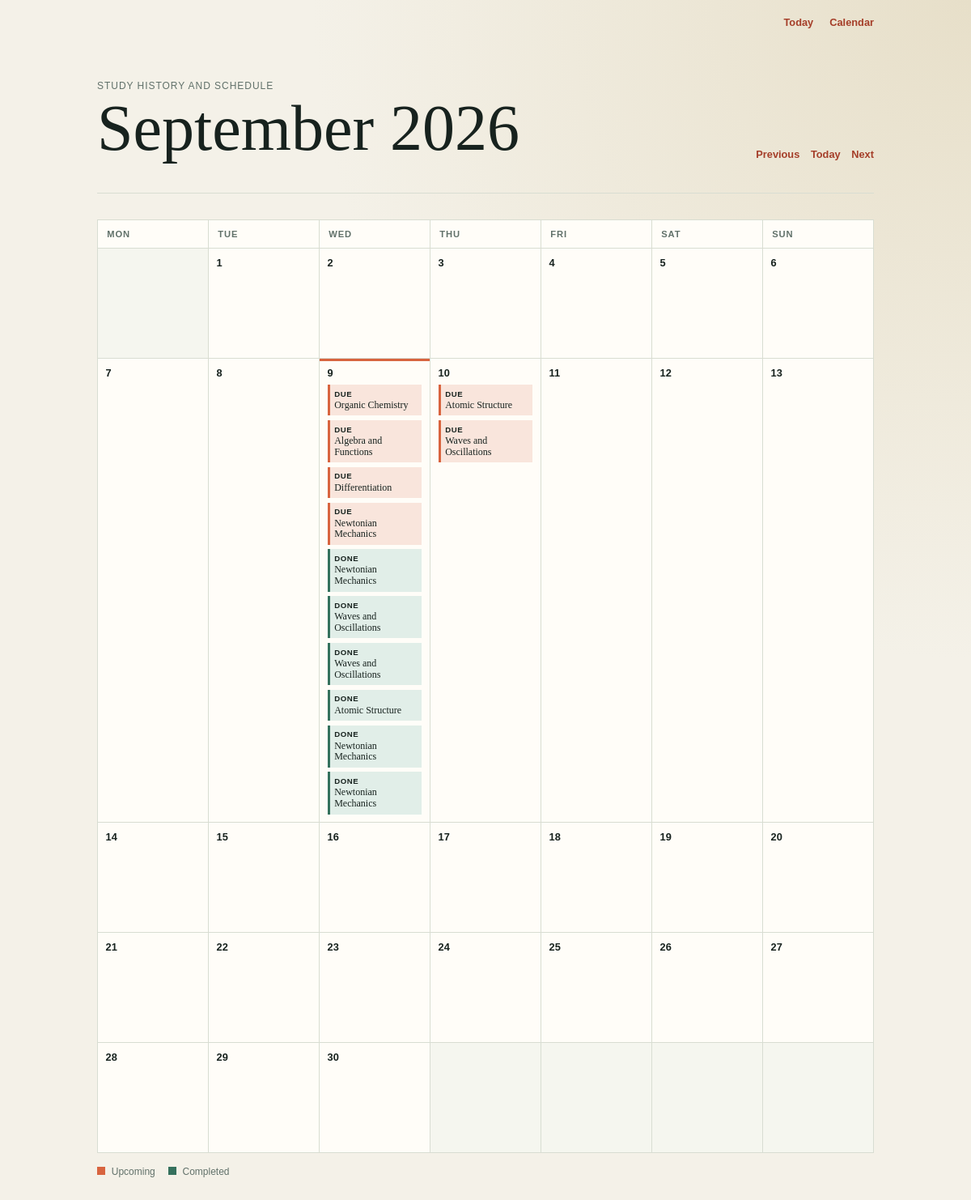
/calendar, run on the app's committed database.
### app.py (models this page shows, shortened)
class Topic(db.Model):
    __tablename__ = 'topics'
    id = db.Column(db.Integer, primary_key=True)
    subject = db.Column(db.String(100), nullable=False)       # e.g., "Physics"
    title = db.Column(db.String(150), nullable=False)         # e.g., "Newtonian Mechanics"
    interval = db.Column(db.Integer, default=0)               # Days until next review
    repetition = db.Column(db.Integer, default=0)             # Successful review streak
    ease_factor = db.Column(db.Float, default=2.5)            # Interval multiplier
    due_date = db.Column(db.DateTime, default=utc_now_naive) # When it should appear on the to-do list
    reviews = db.relationship('Review', back_populates='topic', cascade='all, delete-orphan')
    def review(self, grade, reviewed_at=None):
        """Apply an SM-2 review grade and schedule the next review."""
        if grade not in {1, 3, 5}:
            raise ValueError('grade must be 1, 3, or 5')
        quality_gap = 5 - grade
        self.ease_factor = max(
            1.3,
            self.ease_factor + 0.1 - quality_gap * (0.08 + quality_gap * 0.02),
        )
        if grade == 1:
            self.repetition = 0
            self.interval = 1
        elif self.repetition == 0:
            self.repetition = 1
            self.interval = 1
        elif self.repetition == 1:
            self.repetition = 2
            self.interval = 6
        else:
            self.interval = max(1, round(self.interval * self.ease_factor))
            self.repetition += 1
        review_start = reviewed_at or utc_now_naive()
        self.due_date = review_start + timedelta(days=self.interval)

class Review(db.Model):
    __tablename__ = 'reviews'
    id = db.Column(db.Integer, primary_key=True)
    topic_id = db.Column(db.Integer, db.ForeignKey('topics.id'), nullable=False)
    grade = db.Column(db.Integer, nullable=False)
    reviewed_at = db.Column(db.DateTime, default=utc_now_naive, nullable=False)
    topic = db.relationship('Topic', back_populates='reviews')

### app.py (the view)
@app.route('/calendar')
def calendar_view():
    today = local_now().date()
    try:
        year = int(request.args.get('year', today.year))
        month = int(request.args.get('month', today.month))
        month_start = date(year, month, 1)
    except (TypeError, ValueError):
        abort(400, description='Invalid calendar month.')
    month_end = date(
        year, month, calendar_module.monthrange(year, month)[1]
    )
    local_range_start = datetime.combine(
        month_start, datetime.min.time(), tzinfo=LOCAL_TIMEZONE
    )
    local_range_end = datetime.combine(
        month_end + timedelta(days=1), datetime.min.time(), tzinfo=LOCAL_TIMEZONE
    )
    range_start = local_datetime_to_utc_naive(local_range_start)
    range_end = local_datetime_to_utc_naive(local_range_end)
    due_topics = Topic.query.filter(
        Topic.due_date >= range_start,
        Topic.due_date < range_end,
    ).order_by(Topic.due_date.asc()).all()
    reviews = Review.query.filter(
        Review.reviewed_at >= range_start,
        Review.reviewed_at < range_end,
    ).order_by(Review.reviewed_at.asc()).all()
    due_by_date = defaultdict(list)
    for topic in due_topics:
        due_by_date[utc_naive_to_local_date(topic.due_date)].append(topic)
    reviews_by_date = defaultdict(list)
    for review in reviews:
        reviews_by_date[utc_naive_to_local_date(review.reviewed_at)].append(review)
    weeks = []
    for week in calendar_module.monthcalendar(year, month):
        days = []
        for day_number in week:
            day = date(year, month, day_number) if day_number else None
            days.append(day)
        weeks.append(days)
    previous_month = month_start - timedelta(days=1)
    next_month = month_end + timedelta(days=1)
    return render_template(
        'calendar.html',
        month_name=month_start.strftime('%B %Y'),
        weeks=weeks,
        today=today,
        due_by_date=due_by_date,
        reviews_by_date=reviews_by_date,
        previous_month=previous_month,
        next_month=next_month,
    )

### app.py (called while the page is built)
def local_now():
    return datetime.now(timezone.utc).astimezone(LOCAL_TIMEZONE)

def local_datetime_to_utc_naive(value):
    return value.astimezone(timezone.utc).replace(tzinfo=None)

def utc_naive_to_local_date(value):
    return value.replace(tzinfo=timezone.utc).astimezone(LOCAL_TIMEZONE).date()

### templates/calendar.html (shortened to what this page needs)
{% extends "layout.html" %}
{% block content %}
    <main class="calendar-page">
        <header class="calendar-header">
            <div>
                <p class="eyebrow">Study history and schedule</p>
                <h1>{{ month_name }}</h1>
            </div>
            <div class="month-nav" aria-label="Change month">
                <a href="{{ url_for('calendar_view', year=previous_month.year, month=previous_month.month) }}">Previous</a>
                <a href="{{ url_for('calendar_view') }}">Today</a>
                <a href="{{ url_for('calendar_view', year=next_month.year, month=next_month.month) }}">Next</a>
            </div>
        </header>
        <section class="calendar" aria-label="{{ month_name }} study calendar">
            <div class="weekday-row">
                {% for weekday in ('Monday', 'Tuesday', 'Wednesday', 'Thursday', 'Friday', 'Saturday', 'Sunday') %}
                    <div class="weekday">{{ weekday[:3] }}</div>
                {% endfor %}
            </div>
            {% for week in weeks %}
                <div class="calendar-week">
                    {% for day in week %}
                        <div class="calendar-day{% if not day %} outside-month{% endif %}{% if day == today %} today{% endif %}">
                            {% if day %}
                                <time datetime="{{ day.isoformat() }}" class="day-number">{{ day.day }}</time>
                                {% for topic in due_by_date.get(day, []) %}
                                    <div class="calendar-item upcoming topic-trigger" role="button" tabindex="0"
                                        data-topic-id="{{ topic.id }}"
                                        data-title="{{ topic.title }}"
                                        data-subject="{{ topic.subject }}"
                                        data-review-date="{{ day.isoformat() }}"
                                        data-repetition="{{ topic.repetition }}"
                                        data-interval="{{ topic.interval }}"
                                        data-ease-factor="{{ '%.2f'|format(topic.ease_factor) }}">
                                        <span class="item-label">Due</span>
                                        <span>{{ topic.title }}</span>
                                    </div>
                                {% endfor %}
                                {% for review in reviews_by_date.get(day, []) %}
                                    <div class="calendar-item completed topic-trigger" role="button" tabindex="0"
                                        data-topic-id="{{ review.topic.id }}"
                                        data-title="{{ review.topic.title }}"
                                        data-subject="{{ review.topic.subject }}"
                                        data-review-date="{{ day.isoformat() }}"
                                        data-repetition="{{ review.topic.repetition }}"
                                        data-interval="{{ review.topic.interval }}"
                                        data-ease-factor="{{ '%.2f'|format(review.topic.ease_factor) }}">
                                        <span class="item-label">Done</span>
                                        <span>{{ review.topic.title }}</span>
                                    </div>
                                {% endfor %}
                            {% endif %}
                        </div>
                    {% endfor %}
                </div>
            {% endfor %}
        </section>
        <div class="calendar-key" aria-label="Calendar legend">
            <span><i class="key-swatch upcoming-swatch"></i> Upcoming</span>
            <span><i class="key-swatch completed-swatch"></i> Completed</span>
        </div>
    </main>
{% endblock %}

### static/style.css (style rules this page uses)
* { box-sizing: border-box; }
:root { --ink: #17221e; --muted: #61716a; --paper: #f4f1e8; --surface: #fffdf8; --line: #d8ddd2; --accent: #d8643f; --accent-dark: #a53e29; }
body { margin: 0; color: var(--ink); background: radial-gradient(circle at top right, #e7dfc9, var(--paper) 42%); font-family: Georgia, "Times New Roman", serif; }
.site-nav a, .month-nav a { color: var(--accent-dark); text-decoration: none; }
main { width: min(760px, calc(100% - 2rem)); margin: 0 auto; padding: 4rem 0; }
header { border-bottom: 1px solid var(--line); padding-bottom: 2rem; }
.eyebrow, .subject, .meta { margin: 0; color: var(--muted); font-family: "Trebuchet MS", sans-serif; font-size: 0.75rem; letter-spacing: 0.08em; text-transform: uppercase; }
h1 { margin: 0.45rem 0 0.6rem; font-size: clamp(2.5rem, 8vw, 5rem); font-weight: 400; line-height: 0.95; }
.calendar-page { width: min(960px, calc(100% - 2rem)); }
.calendar-header { display: flex; align-items: end; justify-content: space-between; gap: 1rem; }
.month-nav { display: flex; gap: 0.85rem; padding-bottom: 0.5rem; font: 600 0.8rem "Trebuchet MS", sans-serif; }
.calendar { margin-top: 2rem; border-top: 1px solid var(--line); border-left: 1px solid var(--line); background: var(--surface); }
.weekday-row, .calendar-week { display: grid; grid-template-columns: repeat(7, minmax(0, 1fr)); }
.weekday { padding: 0.7rem; border-right: 1px solid var(--line); border-bottom: 1px solid var(--line); color: var(--muted); font: 600 0.7rem "Trebuchet MS", sans-serif; letter-spacing: 0.08em; text-transform: uppercase; }
.calendar-day { min-height: 8.5rem; padding: 0.6rem; border-right: 1px solid var(--line); border-bottom: 1px solid var(--line); }
.calendar-day.outside-month { background: rgba(216, 221, 210, 0.25); }
.calendar-day.today { box-shadow: inset 0 3px 0 var(--accent); }
.day-number { display: block; margin-bottom: 0.45rem; font: 600 0.8rem "Trebuchet MS", sans-serif; }
.calendar-item { display: grid; gap: 0.15rem; margin-top: 0.35rem; padding: 0.35rem; font-size: 0.75rem; line-height: 1.15; }
.topic-trigger { cursor: pointer; }
.calendar-item.upcoming { border-left: 3px solid var(--accent); background: #f9e5dc; }
.calendar-item.completed { border-left: 3px solid #35715d; background: #e1eee8; }
.item-label { font: 600 0.6rem "Trebuchet MS", sans-serif; letter-spacing: 0.06em; text-transform: uppercase; }
.calendar-key { display: flex; gap: 1rem; margin-top: 1rem; color: var(--muted); font: 0.75rem "Trebuchet MS", sans-serif; }
.key-swatch { display: inline-block; width: 0.65rem; height: 0.65rem; margin-right: 0.25rem; }
.upcoming-swatch { background: var(--accent); }
.completed-swatch { background: #35715d; }

### data on the page
Topic: title "Organic Chemistry"
Topic: title "Algebra and Functions"
Topic: title "Differentiation"
Topic: title "Newtonian Mechanics"
Review: topic "Newtonian Mechanics"
Review: topic "Waves and Oscillations"
Review: topic "Waves and Oscillations"
Review: topic "Atomic Structure"
Review: topic "Newtonian Mechanics"
Review: topic "Newtonian Mechanics"
Topic: title "Atomic Structure"
Topic: title "Waves and Oscillations"

### other printed values
{{ month_name }} "September 2026"
{{ weekday[:3] }} "MON" "TUE" "WED" "THU" "FRI" "SAT" "SUN"
{{ day.day }} "1" "2" "3" "4" "5" "6" "7" "8" "9" "10" "11" "12" "13" "14" "15" "16" "17" "18" "19" "20" "21" "22" "23" "24" "25" "26" "27" "28" "29" "30"
